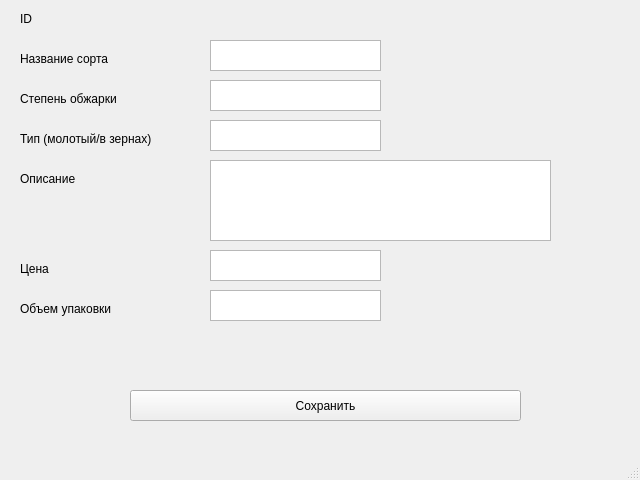
<?xml version="1.0" encoding="UTF-8"?>
<ui version="4.0">
 <class>mainWindow</class>
 <widget class="QMainWindow" name="mainWindow">
  <property name="geometry">
   <rect>
    <x>0</x>
    <y>0</y>
    <width>640</width>
    <height>480</height>
   </rect>
  </property>
  <property name="windowTitle">
   <string>Добавить (Редактировать)</string>
  </property>
  <widget class="QWidget" name="centralwidget">
   <widget class="QPushButton" name="pushButton">
    <property name="geometry">
     <rect>
      <x>130</x>
      <y>390</y>
      <width>391</width>
      <height>31</height>
     </rect>
    </property>
    <property name="text">
     <string>Сохранить</string>
    </property>
   </widget>
   <widget class="QTextEdit" name="textEditName">
    <property name="geometry">
     <rect>
      <x>210</x>
      <y>40</y>
      <width>171</width>
      <height>31</height>
     </rect>
    </property>
   </widget>
   <widget class="QLabel" name="label">
    <property name="geometry">
     <rect>
      <x>20</x>
      <y>50</y>
      <width>121</width>
      <height>17</height>
     </rect>
    </property>
    <property name="text">
     <string>Название сорта</string>
    </property>
   </widget>
   <widget class="QLabel" name="label_2">
    <property name="geometry">
     <rect>
      <x>20</x>
      <y>90</y>
      <width>201</width>
      <height>17</height>
     </rect>
    </property>
    <property name="text">
     <string>Степень обжарки</string>
    </property>
   </widget>
   <widget class="QLabel" name="label_3">
    <property name="geometry">
     <rect>
      <x>20</x>
      <y>170</y>
      <width>201</width>
      <height>17</height>
     </rect>
    </property>
    <property name="text">
     <string>Описание</string>
    </property>
   </widget>
   <widget class="QLabel" name="label_4">
    <property name="geometry">
     <rect>
      <x>20</x>
      <y>260</y>
      <width>201</width>
      <height>17</height>
     </rect>
    </property>
    <property name="text">
     <string>Цена</string>
    </property>
   </widget>
   <widget class="QLabel" name="label_5">
    <property name="geometry">
     <rect>
      <x>20</x>
      <y>300</y>
      <width>201</width>
      <height>17</height>
     </rect>
    </property>
    <property name="text">
     <string>Объем упаковки</string>
    </property>
   </widget>
   <widget class="QLabel" name="label_6">
    <property name="geometry">
     <rect>
      <x>20</x>
      <y>130</y>
      <width>201</width>
      <height>17</height>
     </rect>
    </property>
    <property name="text">
     <string>Тип (молотый/в зернах)</string>
    </property>
   </widget>
   <widget class="QTextEdit" name="textEditStepen">
    <property name="geometry">
     <rect>
      <x>210</x>
      <y>80</y>
      <width>171</width>
      <height>31</height>
     </rect>
    </property>
   </widget>
   <widget class="QTextEdit" name="textEditTip">
    <property name="geometry">
     <rect>
      <x>210</x>
      <y>120</y>
      <width>171</width>
      <height>31</height>
     </rect>
    </property>
   </widget>
   <widget class="QTextEdit" name="textEditOpisanie">
    <property name="geometry">
     <rect>
      <x>210</x>
      <y>160</y>
      <width>341</width>
      <height>81</height>
     </rect>
    </property>
   </widget>
   <widget class="QTextEdit" name="textEditCena">
    <property name="geometry">
     <rect>
      <x>210</x>
      <y>250</y>
      <width>171</width>
      <height>31</height>
     </rect>
    </property>
   </widget>
   <widget class="QTextEdit" name="textEditObem">
    <property name="geometry">
     <rect>
      <x>210</x>
      <y>290</y>
      <width>171</width>
      <height>31</height>
     </rect>
    </property>
   </widget>
   <widget class="QLabel" name="label_7">
    <property name="geometry">
     <rect>
      <x>20</x>
      <y>10</y>
      <width>121</width>
      <height>17</height>
     </rect>
    </property>
    <property name="text">
     <string>ID</string>
    </property>
   </widget>
   <widget class="QLabel" name="label_ID">
    <property name="geometry">
     <rect>
      <x>210</x>
      <y>10</y>
      <width>51</width>
      <height>17</height>
     </rect>
    </property>
    <property name="text">
     <string/>
    </property>
   </widget>
  </widget>
  <widget class="QMenuBar" name="menubar">
   <property name="geometry">
    <rect>
     <x>0</x>
     <y>0</y>
     <width>640</width>
     <height>22</height>
    </rect>
   </property>
  </widget>
  <widget class="QStatusBar" name="statusbar"/>
 </widget>
 <resources/>
 <connections/>
</ui>
